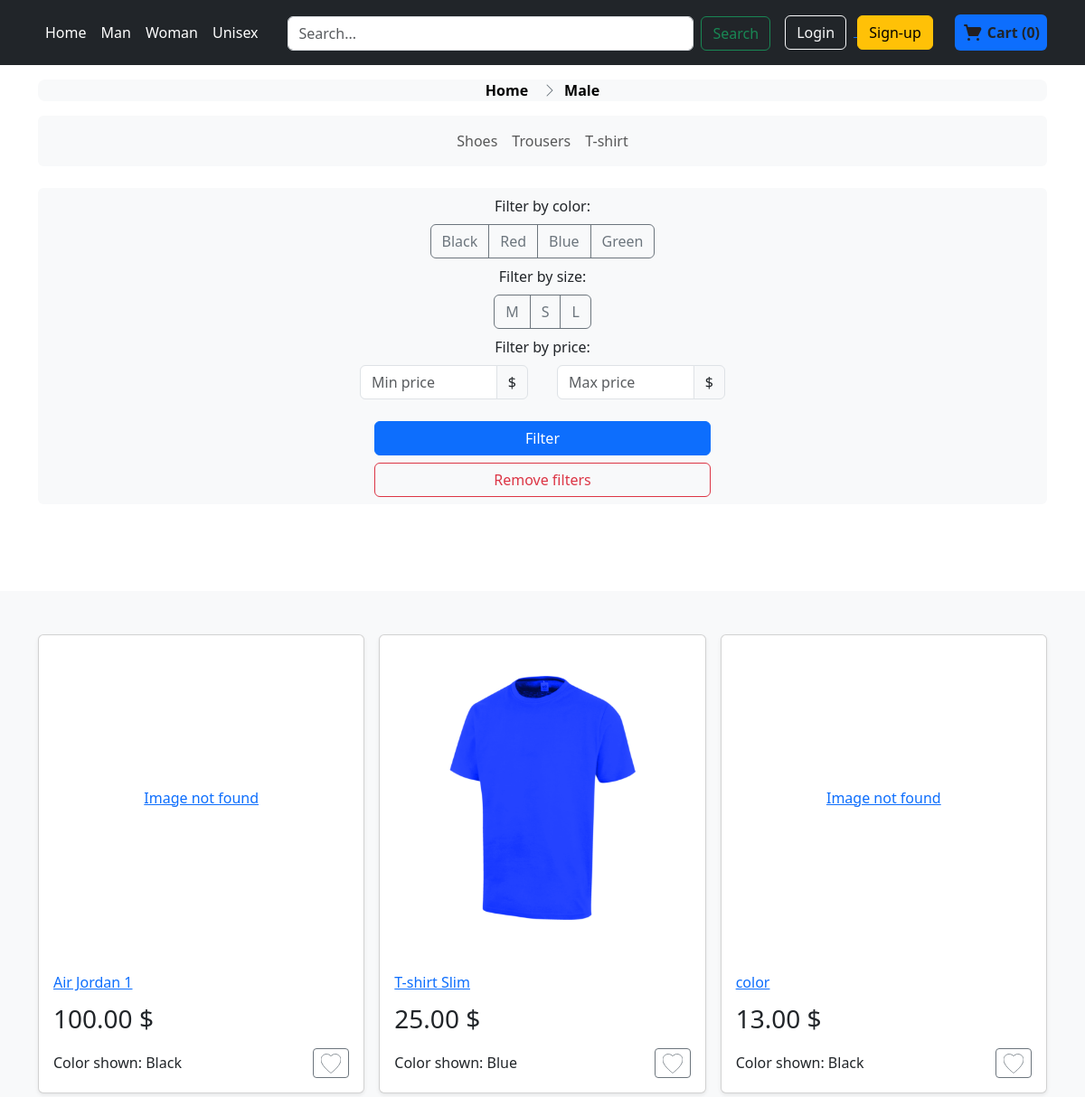
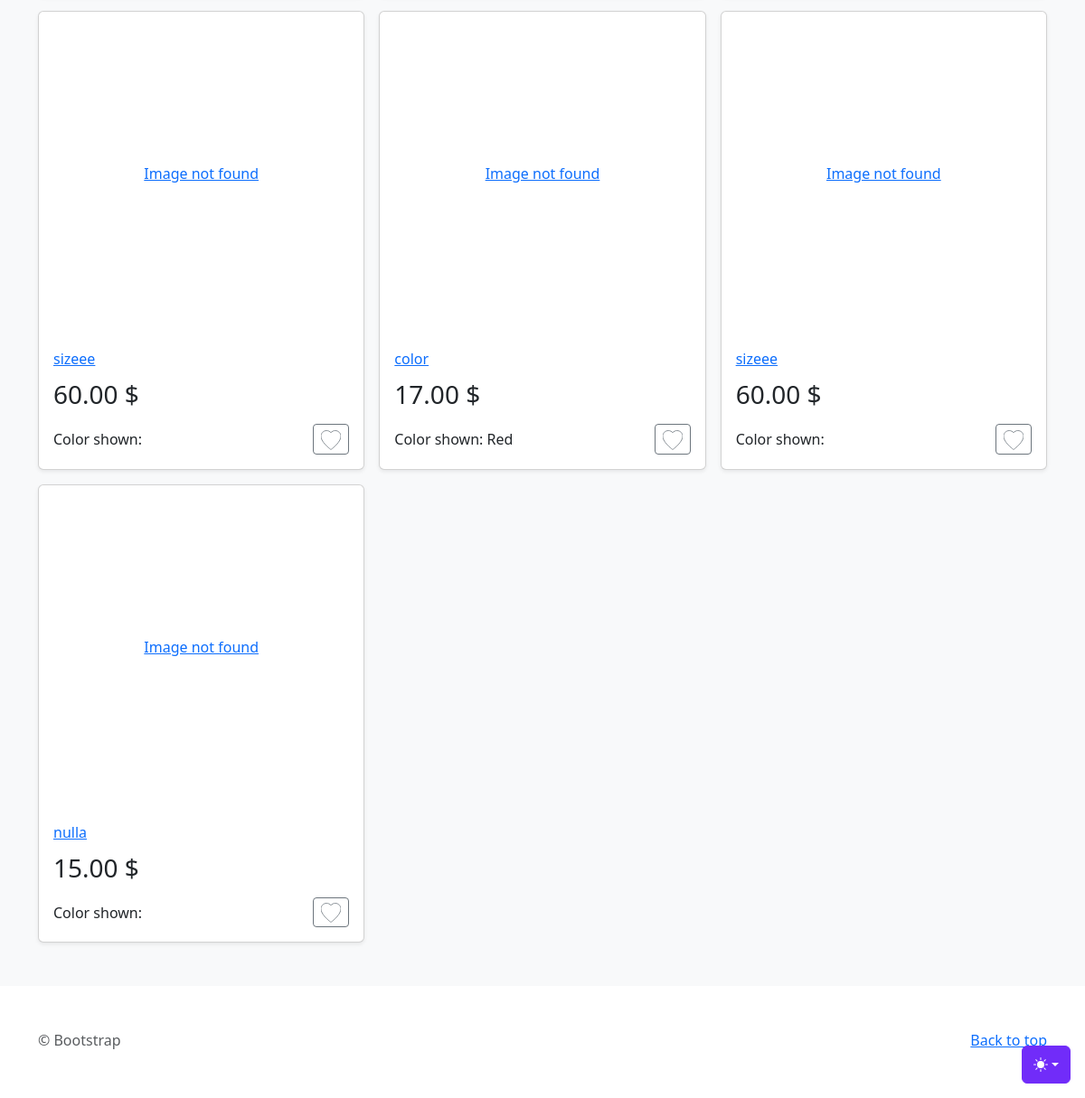
Before: /Male with the older database file (2 pictures, top to bottom).
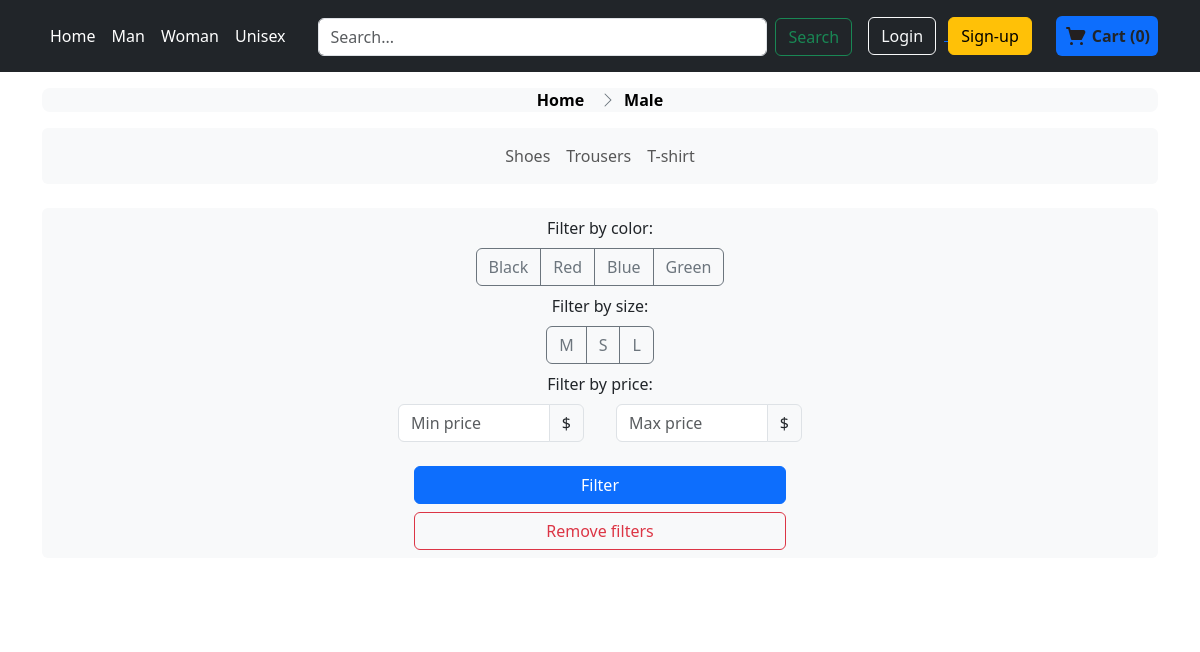
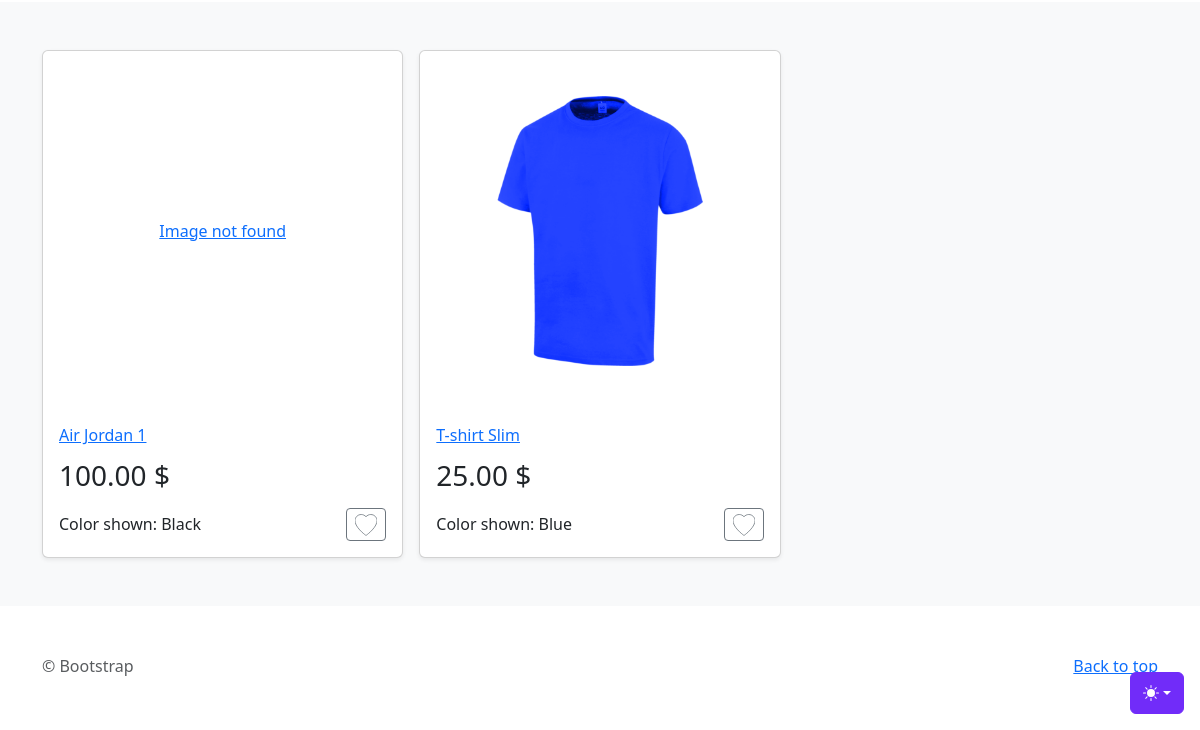
After: the same page with the newer database file (2 pictures, top to bottom).
### store/models.py (models this page shows, shortened)
class Category(models.Model):
    name = models.CharField(max_length=255)
    category_slug = models.SlugField(null=False, unique=True)

class Color(models.Model):
    color_name = models.CharField(max_length=100)

class Size(models.Model):
    size_name = models.CharField(max_length=100)

class ProductVariant(models.Model):
    title = models.CharField(max_length=100, blank=True, null=True)
    product = models.ForeignKey(Product, on_delete=models.CASCADE)
    color = models.ForeignKey(Color, on_delete=models.CASCADE, blank=True, null=True)
    size = models.ForeignKey(Size, on_delete=models.CASCADE, blank=True, null=True)
    image_id = models.ForeignKey(Image, blank=True, null=True,on_delete=models.CASCADE)
    price = models.DecimalField(max_digits=12, decimal_places=2, default=0)
    quantity = models.IntegerField(default=1,null=False)
    purchased = models.PositiveIntegerField(default=0, null=False, blank=True)

class Product(models.Model):
    NONE = 'None'
    SIZE = 'Size'
    COLOR = 'Color'
    SIZE_COLOR = 'Size-Color'
    VARIANTS = (
        (NONE, 'None'),
        (SIZE, 'Size'),
        (COLOR, 'Color'),
        (SIZE_COLOR, 'Size-Color'),
    )
    GENDERS = (
        ('Male', 'Male'),
        ('Female', 'Female'),
        ('Unisex', 'Unisex')
    )
    name = models.CharField(max_length=255, null=False, blank=False)
    slug = models.SlugField(null=False, unique=True)
    brand = models.ForeignKey(Brand, null=True, blank=True, on_delete=models.CASCADE)
    category = models.ForeignKey(Category, null=False, blank=False, on_delete=models.CASCADE)
    description = models.TextField(null=True, blank=True)
    base_price = models.DecimalField(max_digits=10, decimal_places=2, null=False,blank=False)
    variant = models.CharField(max_length=10, choices=VARIANTS, default=SIZE_COLOR)
    date_added = models.DateTimeField(auto_now_add=True, null=True)
    gender = models.CharField(max_length=10, choices=GENDERS, default='Unisex')

class Image(models.Model):
    name = models.CharField(max_length=50, blank=True)
    product=models.ForeignKey(Product, on_delete=models.CASCADE)
    image = models.ImageField(blank=True, upload_to='static/images/')

### store/views.py (the view)
# urls.py: path('<str:gen>', views.store_view, name='gender-store')
def store_view(request, gen):
    products = ProductVariant.objects.select_related('product').filter(Q(quantity__gt=0) & (Q(product__gender=gen) | Q(product__gender='Unisex')))
    colors = Color.objects.all().distinct()
    sizes = Size.objects.all().distinct()
    brands = Brand.objects.all().distinct()
    products,applied_filters = filters(request, products)
    data = {
        'products': products,
        'gender': gen,
        'applied_filters': applied_filters,
        'colors': colors,
        'sizes': sizes,
        'brands': brands
    }
    return render(request, 'store/store.html', data | header_data(request))

### order/models.py (called while the page is built)
    def total_items(self):
        return sum(item.quantity for item in self.cartitem_set.all())

    def total_price(self):
        total = 0
        for item in self.cartitem_set.all():
            total += item.quantity * item.product.price
        return total

### order/views.py (called while the page is built)
def get_or_create_cart(request):
    if request.user.is_authenticated:
        cart, created = Cart.objects.get_or_create(user=request.user)
    else:
        session_cart_id = request.session.get('cart_id')
        if session_cart_id:
            cart, created = Cart.objects.get_or_create(session_id=session_cart_id)
        else:
            cart = Cart.objects.create(session_id=str(uuid.uuid4()))
            request.session['cart_id'] = cart.session_id
    return cart

def cart_info(request):
    cart = get_or_create_cart(request)
    data_response = {
        'cart_products': get_cart_products(cart),
        'total_items': cart.total_items(),
        'total_price': cart.total_price()
    }
    return data_response

### templates/store/store.html (shortened to what this page needs)
{% extends 'store/index.html' %}
{% load static %}
{% block styles %}
<link href="{%  static 'assets/dist/css/breadcrumbs.css' %}" rel="stylesheet">
<link rel="stylesheet" href="https://cdn.jsdelivr.net/npm/@docsearch/css@3">
<link href="{%  static 'assets/dist/css/bootstrap.min.css' %}" rel="stylesheet">
{% endblock styles %}
{% block categories %}
  <section class="pt-3 pb-5 text-center container">
        <div class="row pb-lg-5">
      <div class="mx-auto">
        <nav aria-label="breadcrumb">
    <ol class="breadcrumb breadcrumb-chevron p-1 bg-body-tertiary rounded-3 justify-content-center ">
      <li class="breadcrumb-item">
        <a class="link-body-emphasis fw-semibold text-decoration-none" href="{% url 'store:home' %}">Home</a>
      </li>
     <li class="breadcrumb-item">
        <a class="link-body-emphasis fw-semibold text-decoration-none" href="{% url 'store:gender-store' gen=gender %}">{{ gender }}</a>
      </li>
    </ol>
  </nav>
          <nav class="navbar navbar-expand-lg bg-body-tertiary rounded" aria-label="Thirteenth navbar example">
      <div class="container-fluid justify-content-center">
        <div class="collapse navbar-collapse d-lg-flex justify-content-center" id="navbarsExample11">
          <ul class="navbar-nav col-lg-6 justify-content-lg-center">
            {% for category in categories %}
                <li class="nav-item">
                    <a class="nav-link" href="{% url 'store:category' gen=gender category=category.category_slug %}">{{ category.name }}</a>
                </li>
            {% endfor %}
          </ul>
        </div>
      </div>
    </nav>
      {% block filters %}
    <form method="GET" action="" class="bg-body-tertiary py-2 mt-4 rounded d-flex flex-column">
    {% if colors %}
        <span class="text-center">Filter by color:</span>
        <div class="col-lg-2 justify-content-center w-100 my-2 overflow-x-auto">
            <div class="btn-group justify-content-center" role="group" aria-label="Basic checkbox toggle button group">
                {% for color in colors %}
                  <label class="btn btn-outline-secondary" for="color_filter_{{ color.id }}">{{ color.color_name }}</label>
                {% endfor %}
            </div>
        </div>
    {% endif %}
    {% if sizes %}
        <span class="text-center">Filter by size:</span>
        <div class="col-lg-2 justify-content-center w-100 my-2 overflow-x-auto">
            <div class="btn-group justify-content-center" role="group" aria-label="Basic checkbox toggle button group">
                {% for size in sizes %}
                  <label class="btn btn-outline-secondary" for="size_filter_{{ size.id }}">{{ size.size_name }}</label>
                {% endfor %}
            </div>
        </div>
    {% endif %}
        <span class="text-center">Filter by price:</span>
        <div class="d-flex justify-content-center my-2">
            <div class="col-lg-2 mx-3">
                <div class="input-group mb-3 ">
                  <input type="number" class="form-control" aria-label="Amount (to the nearest dollar)" min="0" id="min_price" name="min_price" placeholder="Min price" value="{{ applied_filters.min_price }}">
                  <span class="input-group-text">$</span>
                </div>
            </div>
            <div class="col-lg-2 mx-3">
                    <div class="input-group mb-3 ">
                      <input type="number" class="form-control" aria-label="Amount (to the nearest dollar)" id="max_price" min="0" name="max_price" placeholder="Max price" value="{{ applied_filters.max_price }}">
                      <span class="input-group-text">$</span>
                    </div>
            </div>
        </div>
        <div class="d-grid gap-2 col-4 mx-auto">
            <button type="submit" class="btn btn-primary">Filter</button>
            <button type="submit" class="btn btn-outline-danger" name="reset" value="1">Remove filters</button>
        </div>
    </form>
          {% endblock filters %}
      </div>
    </div>
  </section>
{% endblock categories %}

### templates/store/index.html (shortened to what the changed rows need)
{% load static %}
<!doctype html>
<html lang="en" data-bs-theme="auto">
  <head><script src="{% static 'assets/js/color-modes.js' %}"></script>
    <link rel="stylesheet" href="https://cdn.jsdelivr.net/npm/@docsearch/css@3">
<link href="{%  static 'assets/dist/css/bootstrap.min.css' %}" rel="stylesheet">
<link href="{%  static 'assets/dist/css/store.css' %}" rel="stylesheet">
      {% block styles %}
      {% endblock styles %}
  </head>
  <body>
<main>
    {% block categories %}{% endblock categories %}
  <div class="album py-5 bg-body-tertiary">
  <div class="d-flex">
        <div class="container">
            {% block content %}
          <div class="row row-cols-1 row-cols-sm-2 row-cols-md-3 g-3">
              {% if products %}
                  {% for article in products %}
                    <div class="col">
                  <div class="card shadow-sm">
                      <a href="{% url 'store:product-detail' gen=article.product.gender category=article.product.category.category_slug  id=article.id %}">
                          <div class="image-container">
                              {% if article.image_id %}
                                <img class="product-image" src="{{ article.image_id.image.url }}" alt="{{ article.image_id.name }}" >
                              {% else %}
                                <span>Image not found</span>
                              {% endif %}
                          </div>
                      </a>
                          <div class="card-body">
                        <a href="{% url 'store:product-detail' gen=article.product.gender category=article.product.category.category_slug id=article.id %}">
                      <h2 class="name-article">{{ article.product.brand.brand_name }} {{ article.product.name }} </h2>
                            </a>
                      <span class="price">{{ article.price }} $</span>
                        <div class="d-flex justify-content-between align-items-center">
                        <span>Color shown: {{ article.color.color_name }}</span>
                            <div class="btn-group">
                          <button type="button" class="btn btn-sm btn-outline-secondary add-to-favourites">
                          </button>
                        </div>
                      </div>
                    </div>
                  </div>
                </div>
                  {% endfor %}
              {% else %}
                  <p class="lead text-body-secondary w-100 text-center">No products found</p>
              {% endif %}
          </div>
            {% endblock content %}
        </div>
  </div>
  </div>
</main>
    </body>
</html>

Changed rows visible on the page:
removed ProductVariant: shows "Image not found", product.name "color", price "13.00", color.color_name "Black"
removed ProductVariant: shows "Image not found", product.name "sizeee", price "60.00"
removed ProductVariant: shows "Image not found", product.name "color", price "17.00", color.color_name "Red"
removed ProductVariant: shows "Image not found", product.name "sizeee", price "60.00"
removed ProductVariant: shows "Image not found", product.name "nulla", price "15.00"
